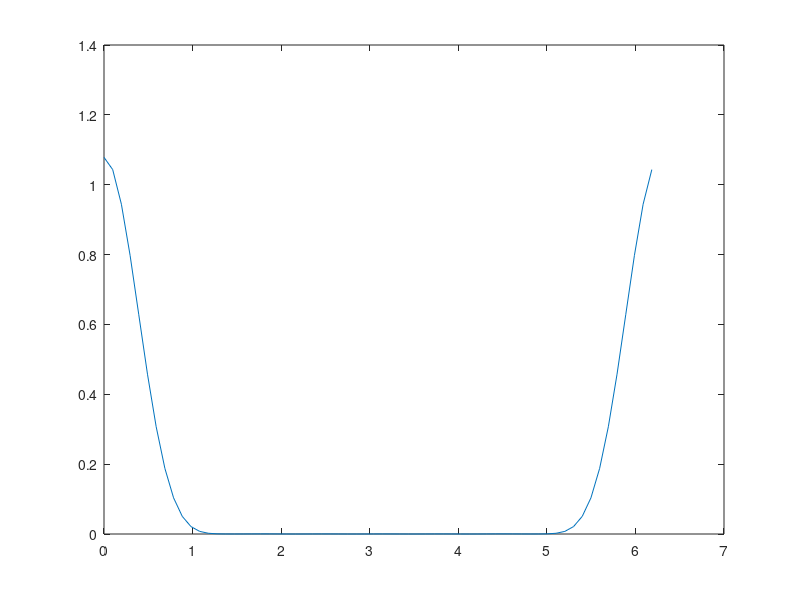

Reproduce this figure in MATLAB.
m = (0:8).';
dphi = pi/32;
phi = (0:dphi:(2*pi- dphi)).';
N = 1/sqrt(sum(exp(-((m-4).^2/4))));
chi = 1/sqrt(2*pi)*exp(1i*phi*m.');
psiE0 = N*exp(-(m-4).^2/8);
plot(m, psiE0.^2);
psi0 = chi*psiE0;
plot(phi, psi0.*conj(psi0))
r = 3;
E = m.^2/(2*r^2);
dt = pi/(E(end)*4);
t = 0:dt:2*pi/E(2);
propagation_factor = exp(-1i*E*t);
psiE = psiE0.*propagation_factor;
psi = chi*psiE;
H = diag(E);
Lz = diag(m);
evH = real(sum(conj(psiE).*(H*psiE)));
evLz = real(sum(conj(psiE).*(Lz*psiE)));
Xmat = r/2*(diag(ones(8,1), 1));
Xmat = Xmat + Xmat';
Ymat = 1i*r/2*(diag(-ones(8,1), -1) + diag(ones(8,1), 1));
evX = real(sum(conj(psiE).*(Xmat*psiE)));
evY = real(sum(conj(psiE).*(Ymat*psiE)));
A_Bohr = r*psiE0(1:8).*psiE0(2:9);
omegaBohr = (2*m(1:8) + 1)/(2*r^2);
evX1 = sum(A_Bohr.*(cos(omegaBohr*t)));
evY1 = sum(A_Bohr.*(sin(omegaBohr*t)));
evX2 = 3*sum(cos(phi).*(psi.*conj(psi)))*dphi;
evY2 = 3*sum(sin(phi).*(psi.*conj(psi)))*dphi;
xt = r*cos(4/9*t);
yt = r*sin(4/9*t);
